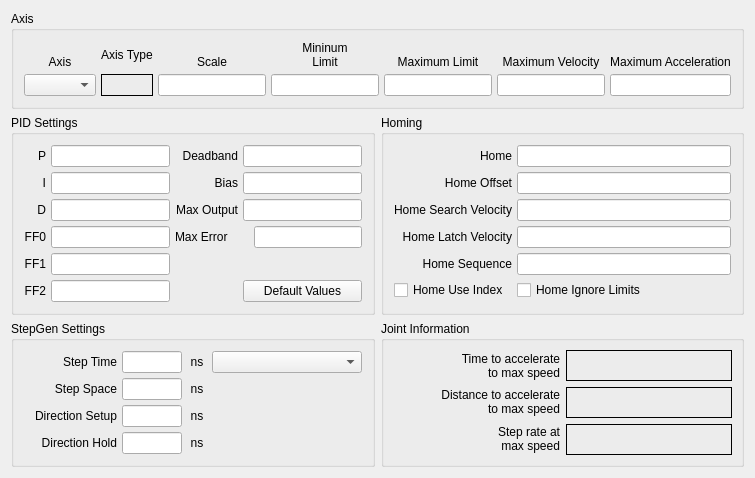
          <widget class="QWidget" name="joint2tab">
           <attribute name="title">
            <string>Joint 2</string>
           </attribute>
           <layout class="QGridLayout" name="gridLayout_15">
            <item row="0" column="0" colspan="2">
             <widget class="QGroupBox" name="jointAxisGroup_2">
              <property name="title">
               <string>Axis</string>
              </property>
              <layout class="QGridLayout" name="gridLayout_12">
               <property name="margin">
                <number>10</number>
               </property>
               <property name="spacing">
                <number>5</number>
               </property>
               <item row="1" column="0">
                <widget class="QComboBox" name="axisCB_2"/>
               </item>
               <item row="0" column="3">
                <widget class="QLabel" name="label_64">
                 <property name="text">
                  <string>&lt;html&gt;&lt;head/&gt;&lt;body&gt;&lt;p&gt;Mininum&lt;br/&gt;Limit&lt;/p&gt;&lt;/body&gt;&lt;/html&gt;</string>
                 </property>
                 <property name="alignment">
                  <set>Qt::AlignBottom|Qt::AlignHCenter</set>
                 </property>
                 <property name="wordWrap">
                  <bool>true</bool>
                 </property>
                </widget>
               </item>
               <item row="0" column="0">
                <widget class="QLabel" name="label_53">
                 <property name="text">
                  <string>Axis</string>
                 </property>
                 <property name="alignment">
                  <set>Qt::AlignBottom|Qt::AlignHCenter</set>
                 </property>
                </widget>
               </item>
               <item row="1" column="3">
                <widget class="QLineEdit" name="minLimit_2">
                 <property name="alignment">
                  <set>Qt::AlignRight|Qt::AlignTrailing|Qt::AlignVCenter</set>
                 </property>
                </widget>
               </item>
               <item row="1" column="4">
                <widget class="QLineEdit" name="maxLimit_2">
                 <property name="alignment">
                  <set>Qt::AlignRight|Qt::AlignTrailing|Qt::AlignVCenter</set>
                 </property>
                </widget>
               </item>
               <item row="0" column="4">
                <widget class="QLabel" name="label_69">
                 <property name="text">
                  <string>Maximum Limit</string>
                 </property>
                 <property name="textFormat">
                  <enum>Qt::AutoText</enum>
                 </property>
                 <property name="alignment">
                  <set>Qt::AlignBottom|Qt::AlignHCenter</set>
                 </property>
                 <property name="wordWrap">
                  <bool>true</bool>
                 </property>
                </widget>
               </item>
               <item row="0" column="5">
                <widget class="QLabel" name="label_76">
                 <property name="text">
                  <string>Maximum Velocity</string>
                 </property>
                 <property name="alignment">
                  <set>Qt::AlignBottom|Qt::AlignHCenter</set>
                 </property>
                 <property name="wordWrap">
                  <bool>true</bool>
                 </property>
                </widget>
               </item>
               <item row="1" column="5">
                <widget class="QLineEdit" name="maxVelocity_2">
                 <property name="alignment">
                  <set>Qt::AlignRight|Qt::AlignTrailing|Qt::AlignVCenter</set>
                 </property>
                </widget>
               </item>
               <item row="0" column="2">
                <widget class="QLabel" name="label_55">
                 <property name="text">
                  <string>Scale</string>
                 </property>
                 <property name="alignment">
                  <set>Qt::AlignBottom|Qt::AlignHCenter</set>
                 </property>
                </widget>
               </item>
               <item row="0" column="6">
                <widget class="QLabel" name="label_77">
                 <property name="text">
                  <string>Maximum Acceleration</string>
                 </property>
                 <property name="alignment">
                  <set>Qt::AlignBottom|Qt::AlignHCenter</set>
                 </property>
                 <property name="wordWrap">
                  <bool>true</bool>
                 </property>
                </widget>
               </item>
               <item row="1" column="6">
                <widget class="QLineEdit" name="maxAccel_2">
                 <property name="alignment">
                  <set>Qt::AlignRight|Qt::AlignTrailing|Qt::AlignVCenter</set>
                 </property>
                </widget>
               </item>
               <item row="0" column="1">
                <widget class="QLabel" name="label_6">
                 <property name="text">
                  <string>Axis Type</string>
                 </property>
                </widget>
               </item>
               <item row="1" column="1">
                <widget class="QLabel" name="axisType_2">
                 <property name="frameShape">
                  <enum>QFrame::Box</enum>
                 </property>
                 <property name="text">
                  <string/>
                 </property>
                </widget>
               </item>
               <item row="1" column="2">
                <widget class="QLineEdit" name="scale_2"/>
               </item>
              </layout>
             </widget>
            </item>
            <item row="1" column="0">
             <widget class="QGroupBox" name="groupBox_11">
              <property name="title">
               <string>PID Settings</string>
              </property>
              <layout class="QGridLayout" name="gridLayout_13">
               <property name="margin">
                <number>10</number>
               </property>
               <property name="spacing">
                <number>5</number>
               </property>
               <item row="0" column="0">
                <widget class="QLabel" name="label_234">
                 <property name="text">
                  <string>P</string>
                 </property>
                 <property name="alignment">
                  <set>Qt::AlignRight|Qt::AlignTrailing|Qt::AlignVCenter</set>
                 </property>
                </widget>
               </item>
               <item row="0" column="1">
                <widget class="QLineEdit" name="p_2">
                 <property name="text">
                  <string/>
                 </property>
                 <property name="alignment">
                  <set>Qt::AlignRight|Qt::AlignTrailing|Qt::AlignVCenter</set>
                 </property>
                </widget>
               </item>
               <item row="0" column="2">
                <widget class="QLabel" name="label_235">
                 <property name="text">
                  <string>Deadband</string>
                 </property>
                 <property name="alignment">
                  <set>Qt::AlignRight|Qt::AlignTrailing|Qt::AlignVCenter</set>
                 </property>
                </widget>
               </item>
               <item row="0" column="3">
                <widget class="QLineEdit" name="deadband_2">
                 <property name="text">
                  <string/>
                 </property>
                 <property name="alignment">
                  <set>Qt::AlignRight|Qt::AlignTrailing|Qt::AlignVCenter</set>
                 </property>
                </widget>
               </item>
               <item row="1" column="0">
                <widget class="QLabel" name="label_236">
                 <property name="text">
                  <string>I</string>
                 </property>
                 <property name="alignment">
                  <set>Qt::AlignRight|Qt::AlignTrailing|Qt::AlignVCenter</set>
                 </property>
                </widget>
               </item>
               <item row="1" column="1">
                <widget class="QLineEdit" name="i_2">
                 <property name="text">
                  <string/>
                 </property>
                 <property name="alignment">
                  <set>Qt::AlignRight|Qt::AlignTrailing|Qt::AlignVCenter</set>
                 </property>
                </widget>
               </item>
               <item row="1" column="2">
                <widget class="QLabel" name="label_237">
                 <property name="text">
                  <string>Bias</string>
                 </property>
                 <property name="alignment">
                  <set>Qt::AlignRight|Qt::AlignTrailing|Qt::AlignVCenter</set>
                 </property>
                </widget>
               </item>
               <item row="1" column="3">
                <widget class="QLineEdit" name="bias_2">
                 <property name="text">
                  <string/>
                 </property>
                 <property name="alignment">
                  <set>Qt::AlignRight|Qt::AlignTrailing|Qt::AlignVCenter</set>
                 </property>
                </widget>
               </item>
               <item row="2" column="0">
                <widget class="QLabel" name="label_238">
                 <property name="text">
                  <string>D</string>
                 </property>
                 <property name="alignment">
                  <set>Qt::AlignRight|Qt::AlignTrailing|Qt::AlignVCenter</set>
                 </property>
                </widget>
               </item>
               <item row="2" column="1">
                <widget class="QLineEdit" name="d_2">
                 <property name="text">
                  <string/>
                 </property>
                 <property name="alignment">
                  <set>Qt::AlignRight|Qt::AlignTrailing|Qt::AlignVCenter</set>
                 </property>
                </widget>
               </item>
               <item row="2" column="2">
                <widget class="QLabel" name="label_239">
                 <property name="text">
                  <string>Max Output</string>
                 </property>
                 <property name="alignment">
                  <set>Qt::AlignRight|Qt::AlignTrailing|Qt::AlignVCenter</set>
                 </property>
                </widget>
               </item>
               <item row="2" column="3">
                <widget class="QLineEdit" name="maxOutput_2">
                 <property name="text">
                  <string/>
                 </property>
                 <property name="alignment">
                  <set>Qt::AlignRight|Qt::AlignTrailing|Qt::AlignVCenter</set>
                 </property>
                </widget>
               </item>
               <item row="3" column="0">
                <widget class="QLabel" name="label_240">
                 <property name="text">
                  <string>FF0</string>
                 </property>
                 <property name="alignment">
                  <set>Qt::AlignRight|Qt::AlignTrailing|Qt::AlignVCenter</set>
                 </property>
                </widget>
               </item>
               <item row="3" column="1">
                <widget class="QLineEdit" name="ff0_2">
                 <property name="text">
                  <string/>
                 </property>
                 <property name="alignment">
                  <set>Qt::AlignRight|Qt::AlignTrailing|Qt::AlignVCenter</set>
                 </property>
                </widget>
               </item>
               <item row="4" column="0">
                <widget class="QLabel" name="label_242">
                 <property name="text">
                  <string>FF1</string>
                 </property>
                 <property name="alignment">
                  <set>Qt::AlignRight|Qt::AlignTrailing|Qt::AlignVCenter</set>
                 </property>
                </widget>
               </item>
               <item row="4" column="1">
                <widget class="QLineEdit" name="ff1_2">
                 <property name="text">
                  <string/>
                 </property>
                 <property name="alignment">
                  <set>Qt::AlignRight|Qt::AlignTrailing|Qt::AlignVCenter</set>
                 </property>
                </widget>
               </item>
               <item row="5" column="0">
                <widget class="QLabel" name="label_243">
                 <property name="text">
                  <string>FF2</string>
                 </property>
                 <property name="alignment">
                  <set>Qt::AlignRight|Qt::AlignTrailing|Qt::AlignVCenter</set>
                 </property>
                </widget>
               </item>
               <item row="5" column="1">
                <widget class="QLineEdit" name="ff2_2">
                 <property name="text">
                  <string/>
                 </property>
                 <property name="alignment">
                  <set>Qt::AlignRight|Qt::AlignTrailing|Qt::AlignVCenter</set>
                 </property>
                </widget>
               </item>
               <item row="5" column="3">
                <widget class="QPushButton" name="pidDefault_2">
                 <property name="text">
                  <string>Default Values</string>
                 </property>
                </widget>
               </item>
               <item row="3" column="2">
                <widget class="QLabel" name="label_186">
                 <property name="text">
                  <string>Max Error</string>
                 </property>
                </widget>
               </item>
               <item row="3" column="3" alignment="Qt::AlignRight">
                <widget class="QLineEdit" name="maxError_2"/>
               </item>
              </layout>
             </widget>
            </item>
            <item row="1" column="1">
             <widget class="QGroupBox" name="groupBox_9">
              <property name="title">
               <string>Homing</string>
              </property>
              <layout class="QGridLayout" name="gridLayout_11">
               <property name="margin">
                <number>10</number>
               </property>
               <property name="spacing">
                <number>5</number>
               </property>
               <item row="0" column="0">
                <widget class="QLabel" name="label_90">
                 <property name="text">
                  <string>Home</string>
                 </property>
                 <property name="alignment">
                  <set>Qt::AlignRight|Qt::AlignTrailing|Qt::AlignVCenter</set>
                 </property>
                </widget>
               </item>
               <item row="0" column="1">
                <widget class="QLineEdit" name="home_2">
                 <property name="toolTip">
                  <string>&lt;html&gt;&lt;head/&gt;&lt;body&gt;&lt;p&gt;Home is usually set to 0&lt;/p&gt;&lt;/body&gt;&lt;/html&gt;</string>
                 </property>
                 <property name="alignment">
                  <set>Qt::AlignRight|Qt::AlignTrailing|Qt::AlignVCenter</set>
                 </property>
                </widget>
               </item>
               <item row="1" column="0">
                <widget class="QLabel" name="label_91">
                 <property name="text">
                  <string>Home Offset</string>
                 </property>
                 <property name="alignment">
                  <set>Qt::AlignRight|Qt::AlignTrailing|Qt::AlignVCenter</set>
                 </property>
                </widget>
               </item>
               <item row="1" column="1">
                <widget class="QLineEdit" name="homeOffset_2">
                 <property name="toolTip">
                  <string>&lt;html&gt;&lt;head/&gt;&lt;body&gt;&lt;p&gt;Home Offset can be used to back off of the home switch&lt;/p&gt;&lt;/body&gt;&lt;/html&gt;</string>
                 </property>
                 <property name="alignment">
                  <set>Qt::AlignRight|Qt::AlignTrailing|Qt::AlignVCenter</set>
                 </property>
                </widget>
               </item>
               <item row="2" column="0">
                <widget class="QLabel" name="label_92">
                 <property name="text">
                  <string>Home Search Velocity</string>
                 </property>
                 <property name="alignment">
                  <set>Qt::AlignRight|Qt::AlignTrailing|Qt::AlignVCenter</set>
                 </property>
                </widget>
               </item>
               <item row="2" column="1">
                <widget class="QLineEdit" name="homeSearchVel_2">
                 <property name="toolTip">
                  <string>&lt;html&gt;&lt;head/&gt;&lt;body&gt;&lt;p&gt;Search Velocity is in units per second&lt;/p&gt;&lt;/body&gt;&lt;/html&gt;</string>
                 </property>
                 <property name="alignment">
                  <set>Qt::AlignRight|Qt::AlignTrailing|Qt::AlignVCenter</set>
                 </property>
                </widget>
               </item>
               <item row="3" column="0">
                <widget class="QLabel" name="label_93">
                 <property name="text">
                  <string>Home Latch Velocity</string>
                 </property>
                 <property name="alignment">
                  <set>Qt::AlignRight|Qt::AlignTrailing|Qt::AlignVCenter</set>
                 </property>
                </widget>
               </item>
               <item row="3" column="1">
                <widget class="QLineEdit" name="homeLatchVel_2">
                 <property name="toolTip">
                  <string>&lt;html&gt;&lt;head/&gt;&lt;body&gt;&lt;p&gt;Latch Velocity is in user units per second&lt;br/&gt;usually set slower than Search Velocity&lt;/p&gt;&lt;/body&gt;&lt;/html&gt;</string>
                 </property>
                 <property name="alignment">
                  <set>Qt::AlignRight|Qt::AlignTrailing|Qt::AlignVCenter</set>
                 </property>
                </widget>
               </item>
               <item row="5" column="0">
                <widget class="QCheckBox" name="homeUseIndex_2">
                 <property name="text">
                  <string>Home Use Index</string>
                 </property>
                </widget>
               </item>
               <item row="5" column="1">
                <widget class="QCheckBox" name="homeIgnoreLimits_2">
                 <property name="text">
                  <string>Home Ignore Limits</string>
                 </property>
                </widget>
               </item>
               <item row="4" column="1">
                <widget class="QLineEdit" name="homeSequence_2">
                 <property name="toolTip">
                  <string>&lt;html&gt;&lt;head/&gt;&lt;body&gt;&lt;p&gt;Home sequences start at 0 and do not skip a number.&lt;/p&gt;&lt;p&gt;Multiple joint axis use a negative number.&lt;/p&gt;&lt;p&gt;Leave blank to home the joint manually.&lt;/p&gt;&lt;/body&gt;&lt;/html&gt;</string>
                 </property>
                </widget>
               </item>
               <item row="4" column="0">
                <widget class="QLabel" name="label_139">
                 <property name="text">
                  <string>Home Sequence</string>
                 </property>
                 <property name="alignment">
                  <set>Qt::AlignRight|Qt::AlignTrailing|Qt::AlignVCenter</set>
                 </property>
                </widget>
               </item>
              </layout>
             </widget>
            </item>
            <item row="2" column="0">
             <widget class="QGroupBox" name="groupBox_12">
              <property name="title">
               <string>StepGen Settings</string>
              </property>
              <layout class="QGridLayout" name="gridLayout_14">
               <property name="margin">
                <number>10</number>
               </property>
               <property name="spacing">
                <number>5</number>
               </property>
               <item row="0" column="0">
                <widget class="QLabel" name="label_104">
                 <property name="text">
                  <string>Step Time</string>
                 </property>
                 <property name="alignment">
                  <set>Qt::AlignRight|Qt::AlignTrailing|Qt::AlignVCenter</set>
                 </property>
                </widget>
               </item>
               <item row="1" column="2">
                <widget class="QLabel" name="label_120">
                 <property name="minimumSize">
                  <size>
                   <width>20</width>
                   <height>0</height>
                  </size>
                 </property>
                 <property name="maximumSize">
                  <size>
                   <width>20</width>
                   <height>16777215</height>
                  </size>
                 </property>
                 <property name="text">
                  <string>ns</string>
                 </property>
                 <property name="alignment">
                  <set>Qt::AlignCenter</set>
                 </property>
                </widget>
               </item>
               <item row="0" column="1">
                <widget class="QLineEdit" name="stepTime_2">
                 <property name="maximumSize">
                  <size>
                   <width>60</width>
                   <height>16777215</height>
                  </size>
                 </property>
                 <property name="inputMask">
                  <string/>
                 </property>
                 <property name="text">
                  <string/>
                 </property>
                 <property name="alignment">
                  <set>Qt::AlignRight|Qt::AlignTrailing|Qt::AlignVCenter</set>
                 </property>
                </widget>
               </item>
               <item row="0" column="2">
                <widget class="QLabel" name="label_118">
                 <property name="minimumSize">
                  <size>
                   <width>20</width>
                   <height>0</height>
                  </size>
                 </property>
                 <property name="maximumSize">
                  <size>
                   <width>20</width>
                   <height>16777215</height>
                  </size>
                 </property>
                 <property name="text">
                  <string>ns</string>
                 </property>
                 <property name="alignment">
                  <set>Qt::AlignCenter</set>
                 </property>
                </widget>
               </item>
               <item row="1" column="0">
                <widget class="QLabel" name="label_119">
                 <property name="text">
                  <string>Step Space</string>
                 </property>
                 <property name="alignment">
                  <set>Qt::AlignRight|Qt::AlignTrailing|Qt::AlignVCenter</set>
                 </property>
                </widget>
               </item>
               <item row="1" column="1">
                <widget class="QLineEdit" name="stepSpace_2">
                 <property name="maximumSize">
                  <size>
                   <width>60</width>
                   <height>16777215</height>
                  </size>
                 </property>
                 <property name="text">
                  <string/>
                 </property>
                 <property name="alignment">
                  <set>Qt::AlignRight|Qt::AlignTrailing|Qt::AlignVCenter</set>
                 </property>
                </widget>
               </item>
               <item row="2" column="0">
                <widget class="QLabel" name="label_121">
                 <property name="text">
                  <string>Direction Setup</string>
                 </property>
                 <property name="alignment">
                  <set>Qt::AlignRight|Qt::AlignTrailing|Qt::AlignVCenter</set>
                 </property>
                </widget>
               </item>
               <item row="2" column="1">
                <widget class="QLineEdit" name="dirSetup_2">
                 <property name="maximumSize">
                  <size>
                   <width>60</width>
                   <height>16777215</height>
                  </size>
                 </property>
                 <property name="text">
                  <string/>
                 </property>
                 <property name="alignment">
                  <set>Qt::AlignRight|Qt::AlignTrailing|Qt::AlignVCenter</set>
                 </property>
                </widget>
               </item>
               <item row="2" column="2">
                <widget class="QLabel" name="label_122">
                 <property name="minimumSize">
                  <size>
                   <width>20</width>
                   <height>0</height>
                  </size>
                 </property>
                 <property name="maximumSize">
                  <size>
                   <width>20</width>
                   <height>16777215</height>
                  </size>
                 </property>
                 <property name="text">
                  <string>ns</string>
                 </property>
                 <property name="alignment">
                  <set>Qt::AlignCenter</set>
                 </property>
                </widget>
               </item>
               <item row="3" column="0">
                <widget class="QLabel" name="label_123">
                 <property name="text">
                  <string>Direction Hold</string>
                 </property>
                 <property name="alignment">
                  <set>Qt::AlignRight|Qt::AlignTrailing|Qt::AlignVCenter</set>
                 </property>
                </widget>
               </item>
               <item row="3" column="1">
                <widget class="QLineEdit" name="dirHold_2">
                 <property name="maximumSize">
                  <size>
                   <width>60</width>
                   <height>16777215</height>
                  </size>
                 </property>
                 <property name="text">
                  <string/>
                 </property>
                 <property name="alignment">
                  <set>Qt::AlignRight|Qt::AlignTrailing|Qt::AlignVCenter</set>
                 </property>
                </widget>
               </item>
               <item row="3" column="2">
                <widget class="QLabel" name="label_124">
                 <property name="minimumSize">
                  <size>
                   <width>20</width>
                   <height>0</height>
                  </size>
                 </property>
                 <property name="maximumSize">
                  <size>
                   <width>20</width>
                   <height>16777215</height>
                  </size>
                 </property>
                 <property name="text">
                  <string>ns</string>
                 </property>
                 <property name="alignment">
                  <set>Qt::AlignCenter</set>
                 </property>
                </widget>
               </item>
               <item row="0" column="3">
                <widget class="QComboBox" name="driveCB_2">
                 <property name="minimumSize">
                  <size>
                   <width>150</width>
                   <height>0</height>
                  </size>
                 </property>
                </widget>
               </item>
              </layout>
             </widget>
            </item>
            <item row="2" column="1">
             <widget class="QGroupBox" name="gridGroupBox">
              <property name="title">
               <string>Joint Information</string>
              </property>
              <layout class="QGridLayout" name="gridLayout_34">
               <item row="1" column="0" alignment="Qt::AlignRight">
                <widget class="QLabel" name="label_196">
                 <property name="text">
                  <string>&lt;html&gt;&lt;head/&gt;&lt;body&gt;&lt;p align=&quot;right&quot;&gt;Distance to accelerate&lt;br/&gt;to max speed&lt;/p&gt;&lt;/body&gt;&lt;/html&gt;</string>
                 </property>
                </widget>
               </item>
               <item row="0" column="0">
                <widget class="QLabel" name="label_195">
                 <property name="text">
                  <string>Time to accelerate
to max speed</string>
                 </property>
                 <property name="alignment">
                  <set>Qt::AlignRight|Qt::AlignTrailing|Qt::AlignVCenter</set>
                 </property>
                </widget>
               </item>
               <item row="2" column="0" alignment="Qt::AlignRight">
                <widget class="QLabel" name="label_197">
                 <property name="text">
                  <string>&lt;html&gt;&lt;head/&gt;&lt;body&gt;&lt;p align=&quot;right&quot;&gt;Step rate at&lt;br/&gt;max speed&lt;/p&gt;&lt;/body&gt;&lt;/html&gt;</string>
                 </property>
                </widget>
               </item>
               <item row="0" column="1">
                <widget class="QLabel" name="timeJoint_2">
                 <property name="frameShape">
                  <enum>QFrame::Box</enum>
                 </property>
                 <property name="text">
                  <string/>
                 </property>
                </widget>
               </item>
               <item row="1" column="1">
                <widget class="QLabel" name="distanceJoint_2">
                 <property name="frameShape">
                  <enum>QFrame::Box</enum>
                 </property>
                 <property name="text">
                  <string/>
                 </property>
                </widget>
               </item>
               <item row="2" column="1">
                <widget class="QLabel" name="stepRateJoint_2">
                 <property name="frameShape">
                  <enum>QFrame::Box</enum>
                 </property>
                 <property name="text">
                  <string/>
                 </property>
                </widget>
               </item>
              </layout>
             </widget>
            </item>
           </layout>
          </widget>
